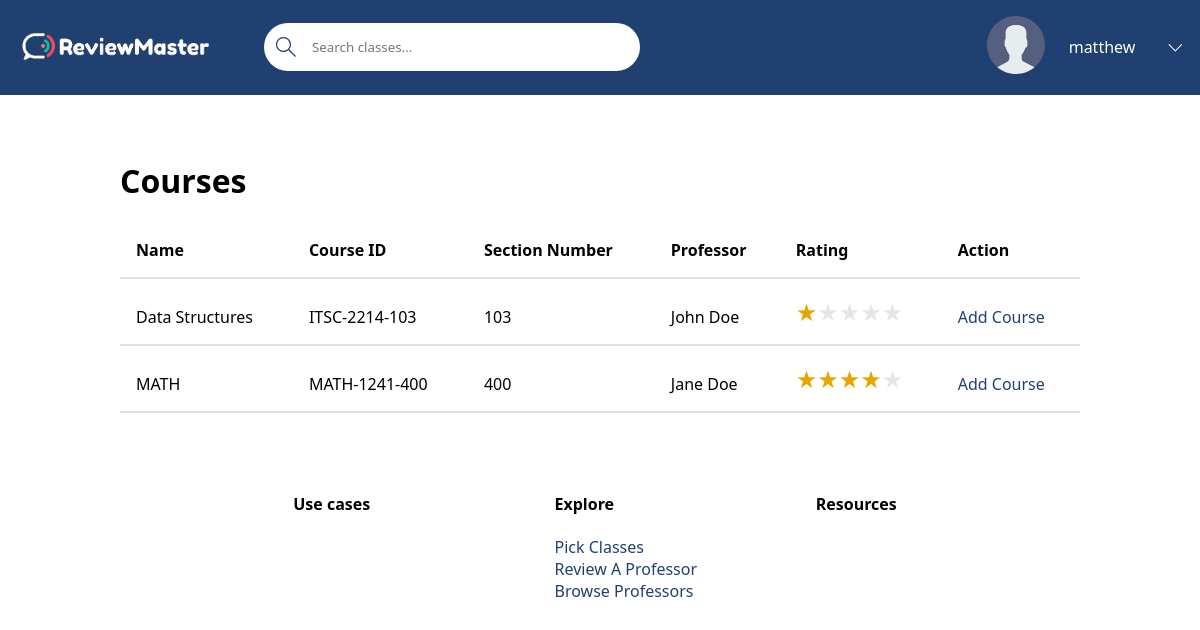
Page /pick-courses/ (signed in) on the committed database.
### base/models.py (models this page shows, shortened)
class Course(models.Model):
    name = models.CharField(max_length=200)  # Ex: Software Engineering
    department = models.ForeignKey(Department, null=True,  on_delete=models.SET_NULL)  # NOT SURE IF SET NULL IS GOOD HERE
    number = models.IntegerField(null=False)  # Ex: 3155
    students = models.ManyToManyField(User, related_name='students', blank=True)  # The students who are taking the course
    professor = models.ForeignKey(Professor, related_name='professor', on_delete=models.SET_NULL, null=True)  # The professor who teach the course
    section_number = models.IntegerField() # EX: 100
    credit_hours = models.IntegerField() # EX: 3
    class Meta:
        ordering = ['department', 'number', 'section_number']  # Order by department, number, and section number.
    def __str__(self):
        return f'{self.department}-{self.number}-{self.section_number}'  # Calling will return DEPT-####-###

class Department(models.Model):
    name = models.CharField(max_length=4)  # EX: ITSC, MATH, ITIS, etc
    def __str__(self):
        return self.name  # Calling Department will return name

class Professor(models.Model):
    name = models.CharField(max_length=100)  # First & Last Name (John Doe)
    def rating(self):
        total = 0
        for review in self.review_set.all():
            total += review.rating
        if total == 0: # If no ratings we return 0
            return 'N/A'
        return f'{round(total / self.review_set.all().count(), 1)} / 5' # Rounds to tens place.
    def __str__(self):
        return self.name  # Calling Professor will return name

class Review(models.Model):
    professor = models.ForeignKey(Professor, on_delete=models.CASCADE)
    student = models.ForeignKey(User, on_delete=models.CASCADE)
    rating = models.IntegerField()
    review = models.TextField(null=True, blank=True)

### base/views/views_courses.py (the view)
# urls.py: path('pick-courses/',pick_courses, name='courses'),
def pick_courses(request):
    q = request.GET.get('q') if request.GET.get('q') != None else ''
    if q != '':
        courses = Course.objects.filter(
            Q(name__icontains=q) |
            Q(department__name__icontains=q) |
            Q(number__icontains=q) |
            Q(professor__name__icontains=q)
        )
    else:
        courses = Course.objects.all()  # get all courses, will be filtered in the future
    context = {
        'departments': Department.objects.all(),
        'courses': courses,
        'q': q
    }
    return render(request, 'base/courses.html', context)

### base/templates/base/courses.html (shortened to what this page needs)
{% extends 'main.html' %}
{% block content %}
    <main>
        <h1>Courses</h1>
        {% include 'base/courses_component.html' %}
    </main>
{% endblock content %}

### templates/navbar.html (shortened to what this page needs)
{% load static %}
<header class="header header--loggedIn">
    <div class="container">
        <a href="{% url 'home' %}" class="header__logo">
            <img src="{% static 'images/reviewMasterLogo.png' %}" />
        </a>
        <form class="header__search" method="GET" action="{% url 'courses' %}">
            <label>
                <input name="q" {% if q is not None %} value="{{ q }}" {% endif %} placeholder="Search classes..." />
            </label>
        </form>
        <nav class="header__menu">
            {% if request.user.is_authenticated %}
                <div class="header__user">
                    <a href="{% url 'profile' request.user %}">
                        <div class="avatar avatar--medium active">
                            <img src="{% static 'images/avatar.svg' %}" />
                        </div>
                        <p>{{ request.user.username }}</p>
                    </a>
                    <button class="dropdown-button">
                        <svg xmlns="http://www.w3.org/2000/svg" width="16" height="16" viewBox="0 0 16 16">
                            <title>chevron-down</title>
                            <path d="M1.646 4.646a.5.5 0 0 1 .708 0L8 10.293l5.646-5.647a.5.5 0 0 1 .708.708l-6 6a.5.5 0 0 1-.708 0l-6-6a.5.5 0 0 1 0-.708"/>
                        </svg>
                    </button>
                </div>
            {% else %}
                <a href="{% url 'login' %}">
                    <img src="{% static 'images/avatar.svg' %}" />
                    <p>Login</p>
                </a>
            {% endif %}
        </nav>
    </div>
</header>

### base/templates/base/courses_component.html
<table>
            <thead>
                <tr>
                    <th>Name</th>
                    <th>Course ID</th>
                    <th>Section Number</th>
                    <th>Professor</th>
                    <th>Rating</th>
                    {% if request.user.is_authenticated %}
                        <th>Action</th>
                    {% endif %}
                </tr>
            </thead>
            <tbody>
                {% for course in courses %}
                    <tr>
                        <td>{{ course.name }}</td>
                        <td>{{ course }}</td>
                        <td>{{ course.section_number }}</td>
                        <td>{{ course.professor }}</td>
                        <td><div class="container-rating"><span class="star-rating star-rating-{{ course.professor.rating|slice:":1" }}"></span></div></td>
                        {% if request.user.is_authenticated %}
                            <td>
                                {% if request.user in course.students.all %}
                                    <a href="{% url 'remove-course' course %}">Remove Course</a>
                                {% else %}
                                    <a href="{% url 'add-course' course %}">Add Course</a>
                                {% endif %}
                            </td>
                        {% endif %}
                    </tr>
                {% endfor %}
            </tbody>
        </table>

### static/styles/styles.css (style rules this page uses)
:root { --primary-color: #204071; --secondary-color: #2A9D8F; --light-color: #FFFFFF; --error-color: #BA2D3D; --success-color: #2A9D8F; --dark-gray: #495057; --light-grey: #DEE2E6; --star-color: #FFB900; --star-color-hover: gold; --star-color-active: #EA0; }
* { font-family: "Segoe UI", Roboto, Oxygen, Ubuntu, Cantarell, "Open Sans", "Helvetica Neue", sans-serif; margin: 0; padding: 0; box-sizing: border-box; text-rendering: optimizeLegibility; }
main:not(.home) { width: 80%; margin: 4rem auto; }
h1 { margin-bottom: 0.67em; }
a { color: var(--primary-color); text-decoration: none; }
.header { padding: 1rem 3rem; background-color: var(--primary-color); color: var(--light-color); }
.header > .container { display: flex; gap: 9.5rem; align-items: center; }
.header__logo, .header__user { display: flex; gap: 2rem; align-items: center; }
.header__logo > img { width: 100%; max-width: 200px; }
.header__search > label { display: flex; align-items: center; gap: 1rem; background-color: var(--light-color); padding: .5rem; padding-left: 0; border-radius: 50px; position: relative }
.header__search svg { width: 1.25rem; height: 2rem; margin-left: .75rem; fill: var(--primary-color) }
.header__search input { width: 20rem; background: transparent; border: none; padding: 0; }
@media screen and (max-width: 1200px) { .header { padding: 1rem; } }
@media screen and (max-width: 1200px) { .header > .container { gap: 3rem; } }
.header__menu { margin-left: auto; position: relative; }
.header__menu a { display: flex; gap: 1.5rem; align-items: center; font-weight: 500; text-decoration: none; color: var(--light-color); }
.header__menu img { height: 3.6rem; }
.header__menu p { line-height: 1.2; }
.header__menu svg { width: 1.6rem; height: 1.6rem; }
.dropdown-button { background: transparent; border: 0; outline: 0; cursor: pointer; padding-top: .25rem; transition: transform .3s; }
.dropdown-button svg, .dropdown-menu a svg { fill: var(--light-color); width: 1.25em; }
input, select { width: 100%; padding: 1rem; outline: none; }
.container-rating { font-size: 1.5rem; }
.star-rating::before { content: '★★★★★'; }
.star-rating { display: inline-block; background-clip: text; color: rgba(0, 0, 0, 0.1); }
.star-rating-1 { background-image: linear-gradient( to right, var(--star-color) 0%, var(--star-color) 20%, transparent 20%, transparent 100% ); }
.star-rating-4 { background-image: linear-gradient( to right, var(--star-color) 0%, var(--star-color) 80%, transparent 80%, transparent 100% ); }
table { width: 100%; max-width: 100%; margin-bottom: 1rem; border-collapse: collapse; }
table th, table td { padding: 1rem; text-align: left; vertical-align: bottom; border-bottom: 2px solid var(--light-grey); }

### rows in the picture
Course: name "Data Structures", department+number+section_number "ITSC-2214-103", section_number "103", professor "John Doe", shows "Add Course"
Course: name "MATH", department+number+section_number "MATH-1241-400", section_number "400", professor "Jane Doe", shows "Add Course"

### other values in the picture
{{ request.user.username }} "matthew"
